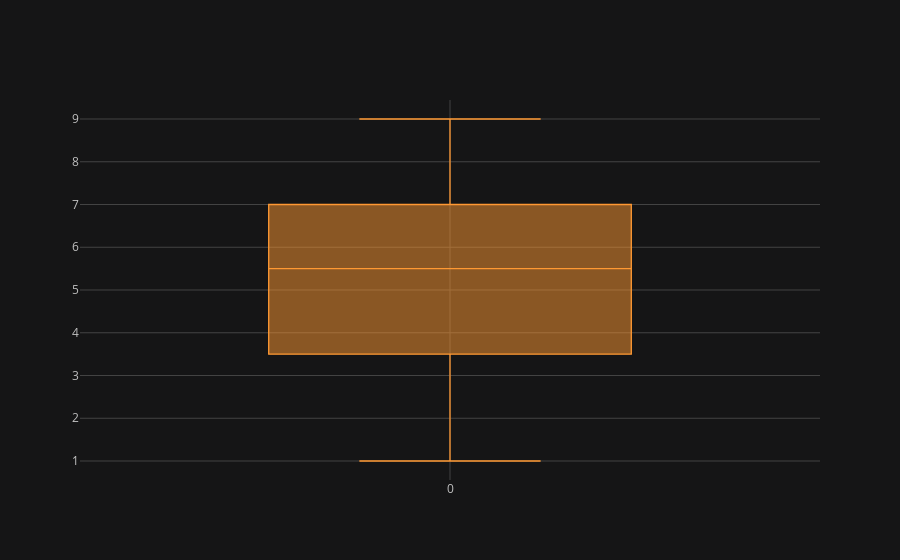

The notebook cell saved with this chart:
### Code cell
df3 = pd.DataFrame([1,2,3,4,5,6,7,7,8,7,5,9])
df3.iplot(kind='box')

### Figure 1 — Plotly figure (JSON) as saved in the notebook; plotly's stock layout.template omitted (floating-point values rounded to 4 significant figures)
{"data": [{"boxpoints": false, "line": {"width": 1.3}, "marker": {"color": "rgba(255, 153, 51, 1.0)"}, "name": "0", "orientation": "v", "type": "box", "y": [1, 2, 3, 4, 5, 6, 7, 7, 8, 7, 5, 9]}], "layout": {"legend": {"bgcolor": "#151516", "font": {"color": "#D9D9D9"}}, "paper_bgcolor": "#151516", "plot_bgcolor": "#151516", "title": {"font": {"color": "#D9D9D9"}}, "xaxis": {"gridcolor": "#434343", "showgrid": true, "tickfont": {"color": "#C2C2C2"}, "title": {"font": {"color": "#D9D9D9"}, "text": ""}, "zerolinecolor": "#666570"}, "yaxis": {"gridcolor": "#434343", "showgrid": true, "tickfont": {"color": "#C2C2C2"}, "title": {"font": {"color": "#D9D9D9"}, "text": ""}, "zerolinecolor": "#666570"}}}
